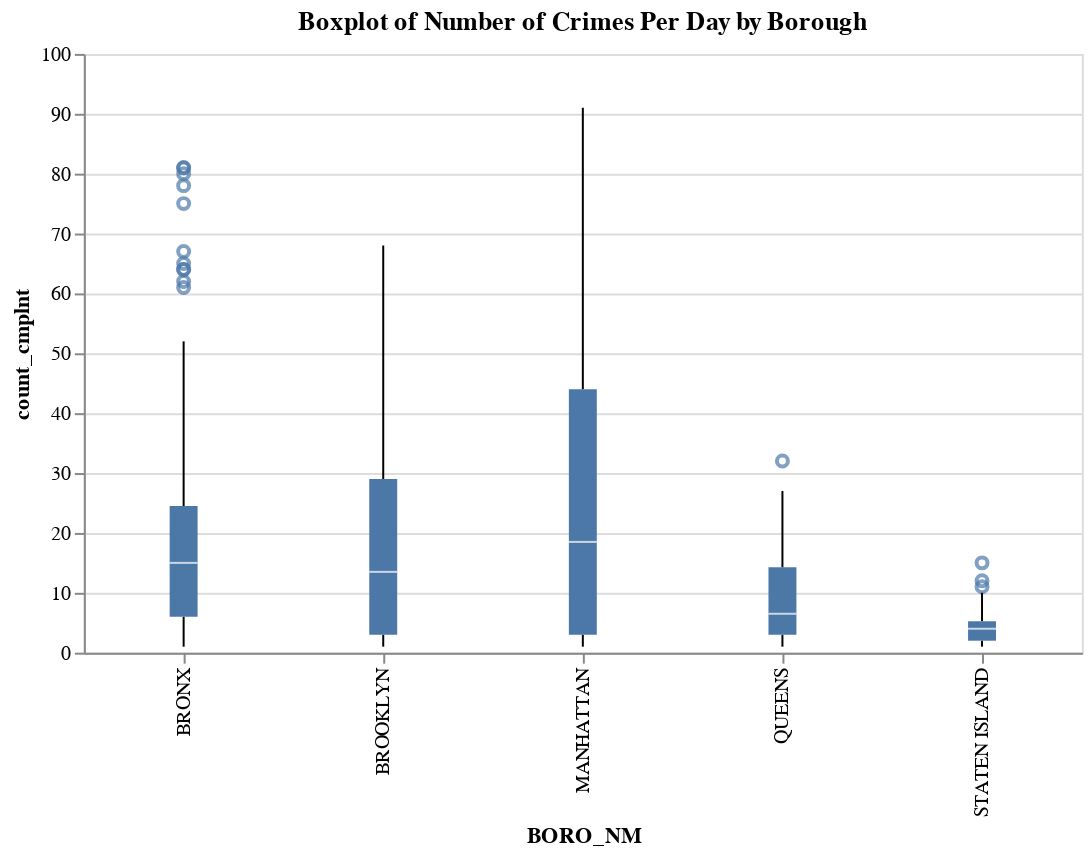

The notebook cell saved with this chart:
### Markdown cell above
### Boxplots of crime volume per day by different dimensions

Below, we've constructed various boxplots to analyze the volume of daily crimes by New York City borough.  We can see that Manhattan has the highest median daily crime volume at 18.5 crimes per day, whereas Staten Island has the lowest median crimes per day at 4.

### Code cell
#take random samples
size = 100        # sample size
replace = True  # with replacement
fn = lambda obj: obj.loc[np.random.choice(obj.index, size, replace),:]
df_smpl = df_Crime.groupby('BORO_NM', as_index=False).apply(fn).reset_index()

alt.Chart(df_smpl).mark_boxplot().encode(
    x='BORO_NM:N',
    y='count_cmplnt:Q'
).properties(width = 500, height = 300,title="Boxplot of Number of Crimes Per Day by Borough")

### Figure 1 — Vega-Lite specification as saved in the notebook (floating-point values rounded to 4 significant figures; data arrays with more than 128 entries replaced by an {"elided": "..."} marker saying what was removed)
{"config": {"view": {"continuousWidth": 400, "continuousHeight": 300}}, "data": {"name": "data-ef50fff90cc11e4502e9217b980d9fde"}, "mark": "boxplot", "encoding": {"x": {"type": "nominal", "field": "BORO_NM"}, "y": {"type": "quantitative", "field": "count_cmplnt"}}, "height": 300, "title": "Boxplot of Number of Crimes Per Day by Borough", "width": 500, "$schema": "https://vega.github.io/schema/vega-lite/v4.8.1.json", "datasets": {"data-ef50fff90cc11e4502e9217b980d9fde": {"elided": "500 records"}}}
